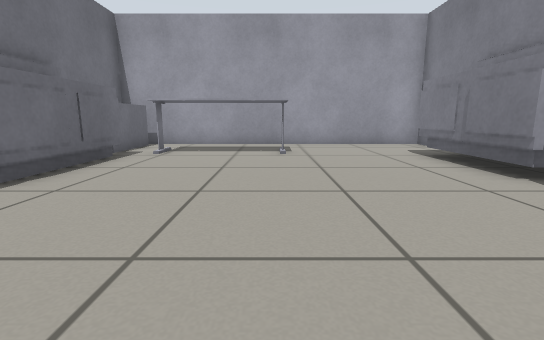
View 1 (above)

16 first-person views from a walk through a Gazebo world. The camera is 0.5 m above the floor, tilts 10° down and sees 85° across. The floor is counted in squares, 0.5 m on a side. Each view is taken from the middle of a square. On the plan, view 1 faces up. The plan holds only what a view shows up to about 12 squares ahead; the rest is blank.

View 2
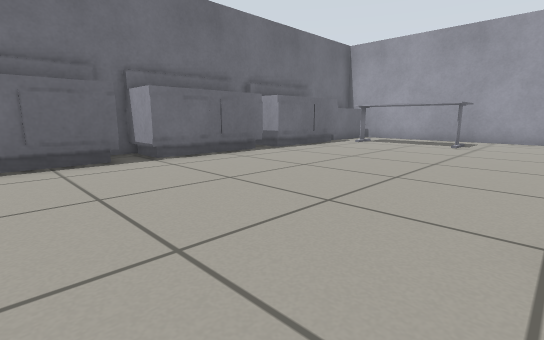

View 3
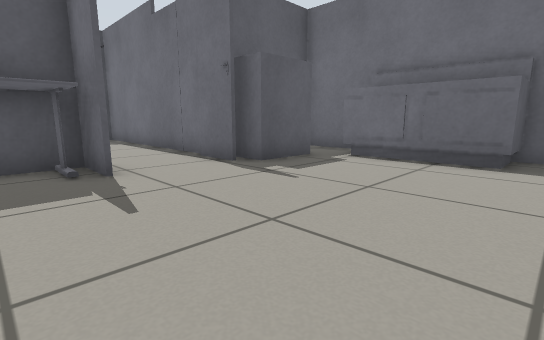

View 4
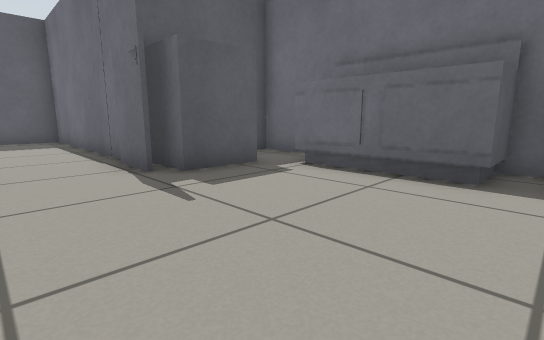

View 5
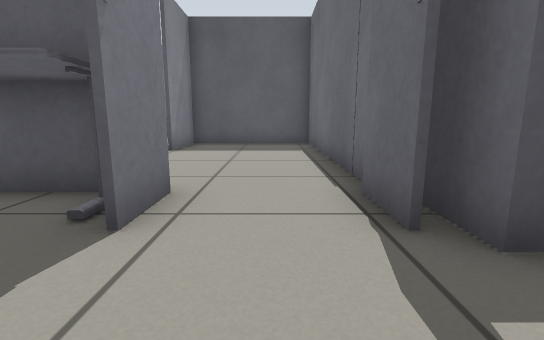

View 6
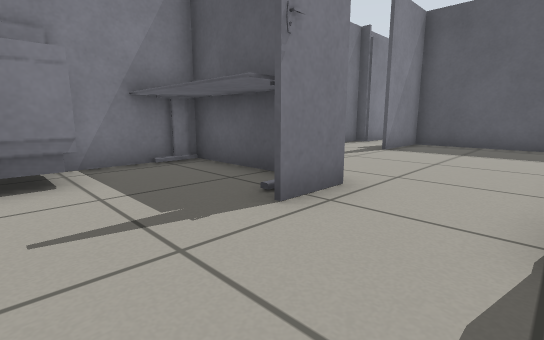

View 7
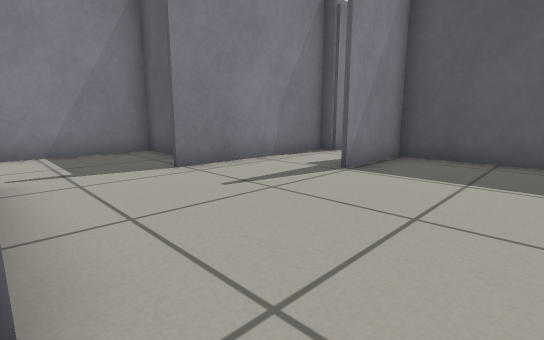

View 8
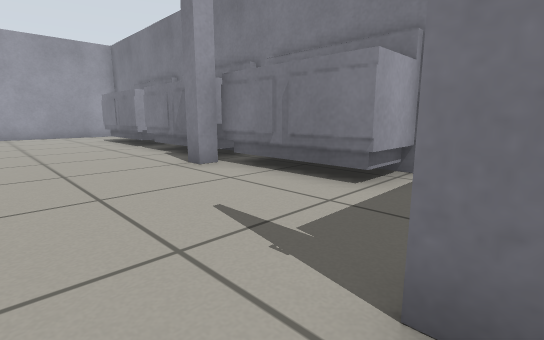

View 9
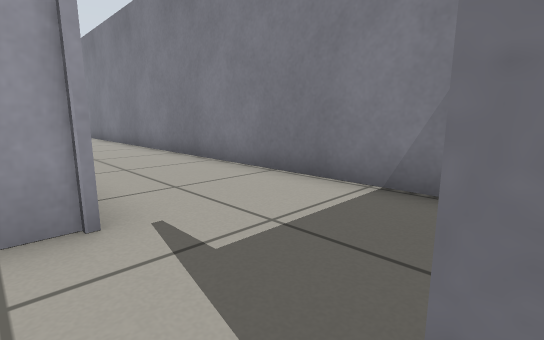

View 10
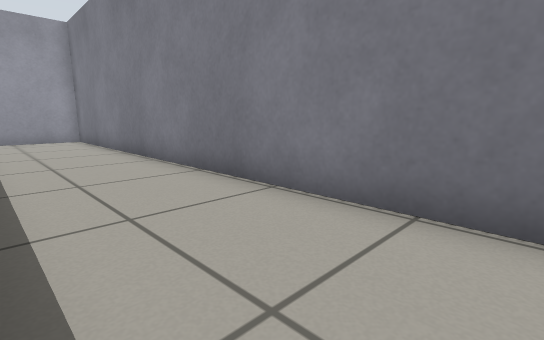

View 11
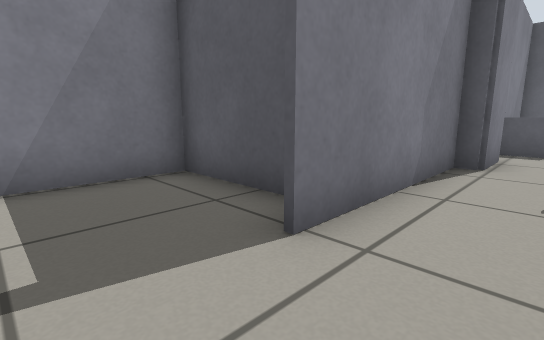

View 12
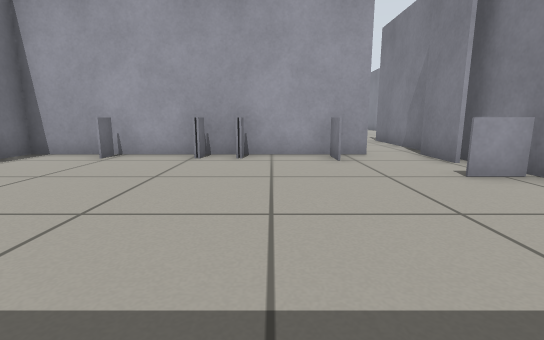

View 13
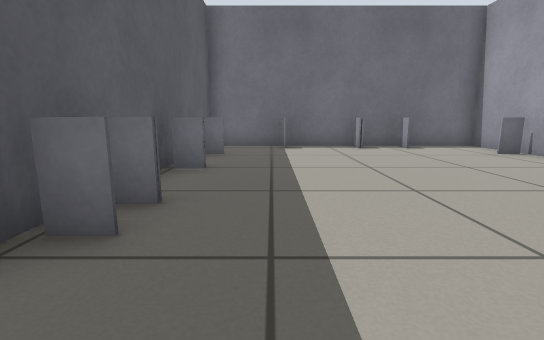

View 14
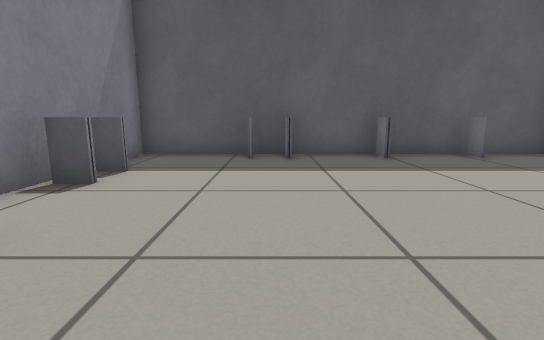

View 15
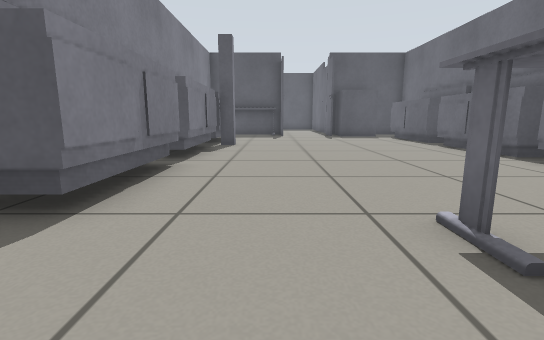

View 16
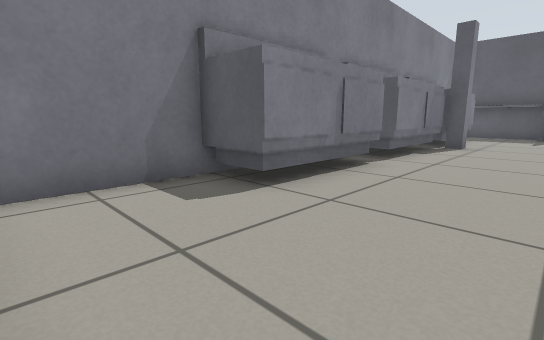

### Floor plan
Points are (right, up) in squares from view 1. A wall is a line through its corners. A room is listed if a view was taken in it or the views show most of it. See-through windows are left out.
Room 1 (views 1, 2, 3, 4, 5, 6)
walls: (3.4, -0.4) (3.4, 0.1); (-3.6, -5.1) (-1.7, -5.1); (5.6, -4) (4.2, -4); (-5.6, 6.2) (-5.6, -6); (5.6, -6.9) (5.6, 2.1)
low walls: (4, 0.1) (4, 3.6); (4.2, 0.3) (4.2, 3.6); (-4, -0.7) (-4, -4.4); (-4.2, -0.7) (-4.2, -4.2); (-4, 3.6) (-4, 0); (4, 4.6) (4, 8.2); (4.2, 4.6) (4.2, 8.2); (-5, 3.6) (-4.2, 3.6) (-4.2, 0); (4, -4) (4, -0.4); (4.2, -4) (4.2, -0.4); (1.8, -5.5) (5.6, -5.5); (0.3, 8.1) (-3.4, 8.1); (-4, 8) (-4, 4.3) (-5.6, 4.3); (-5.4, 7.9) (-5.4, 4.3)
ways out: opening at (0.5, -6.5) to room 2; opening at (2, 8) to room 6
Room 2 (views 7, 8)
walls: (-1.5, -7.2) (-1.5, -14.7) (3.1, -14.7) (3.1, -12.1); (1.4, -7.1) (1.4, -5.5); (-1.2, -5.5) (-1.2, -7); (-1.7, -5.1) (-1.7, -6.5)
low walls: (1.8, -6.4) (1.8, -5.5)
ways out: opening at (0.5, -6.5) to room 1; opening at (3, -10) to room 3
Room 3 (views 9, 11)
walls: (5.1, -16.5) (5.1, -14.7) (5.6, -14.7); (5.6, -16.5) (5.6, -9.8)
low walls: (5.8, -7) (5, -7)
ways out: opening at (3, -10) to room 2; opening at (6, -8.5) to room 4; opening at (4, -16) to room 5
Room 4 (view 10)
walls: (6.5, -10.8) (9.1, -10.8) (9.1, 11.4) (6.1, 11.4)
ways out: opening at (6, -8.5) to room 3
Room 5 (views 12, 13, 14)
walls: (5.6, -18) (5.6, -16.5); (3.6, -14.9) (-5.6, -14.9) (-5.6, -24.2) (5.6, -24.2) (5.6, -19.8)
low walls: (-0.8, -23.2) (-0.8, -24); (1.6, -23.2) (1.6, -23.9); (2.6, -23.2) (2.6, -24); (-3.2, -23.3) (-3.2, -24); (4.6, -20.4) (5.4, -20.4); (2.6, -16.1) (2.6, -15); (4.4, -18) (5.6, -18); (-4.8, -19.1) (-5.5, -19.1); (0.3, -15.1) (0.3, -15.8); (-0.8, -15) (-0.8, -15.8); (-4.8, -17.5) (-5.5, -17.5); (5.4, -18) (4.2, -18); (-3.2, -15) (-3.2, -15.8)
ways out: opening at (4, -16) to room 3
Room 6 (views 15, 16)
walls: (4.2, 8.2) (5.6, 8.2); (6.1, 11.4) (-5.6, 11.4) (-5.6, 6.4); (5.6, 2.1) (5.6, 11.5)
low walls: (0.3, 9.2) (0.3, 8.1); (-4.5, 10.9) (-4.5, 8.5)
ways out: opening at (2, 8) to room 1

Where each view was taken, in squares from view 1:
view 1: 0 up, 0 right, facing up
view 2: 3 down, 3 right, facing up-left
view 3: 0 up, 3 right, facing down-left
view 4: 0 up, 1 right, facing down-left
view 5: 3 down, 0 right, facing down
view 6: 3 down, 1 left, facing down-right
view 7: 7 down, 0 right, facing down-right
view 8: 6 down, 0 right, facing up-right
view 9: 10 down, 5 right, facing up-right
view 10: 3 down, 6 right, facing up-right
view 11: 8 down, 4 right, facing down-right
view 12: 23 down, 1 right, facing up
view 13: 22 down, 5 right, facing left
view 14: 16 down, 2 right, facing down
view 15: 11 up, 2 right, facing down
view 16: 11 up, 1 right, facing down-right
